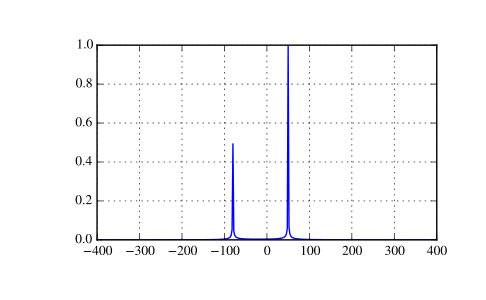

The script that drew this image:
from scipy.fftpack import fft, fftfreq, fftshift
# number of signal points
N = 400
# sample spacing
T = 1.0 / 800.0
x = np.linspace(0.0, N*T, N)
y = np.exp(50.0 * 1.j * 2.0*np.pi*x) + 0.5*np.exp(-80.0 * 1.j * 2.0*np.pi*x)
yf = fft(y)
xf = fftfreq(N, T)
xf = fftshift(xf)
yplot = fftshift(yf)
import matplotlib.pyplot as plt
plt.plot(xf, 1.0/N * np.abs(yplot))
plt.grid()
plt.show()
